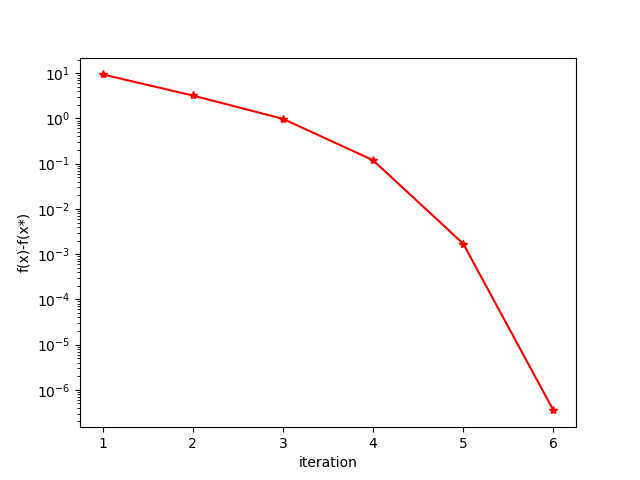

This figure's Python source:
import numpy as np
import matplotlib.pyplot as plt

seed = 123
np.random.seed(seed)

MAXITERS = 1000
ALPHA = 0.01
BETA = 0.5
NTTOL = 1e-7

def optimize(x0, A):
    n = len(x0)
    p = A.shape[0]
    x = x0.copy()
    vals = []
    for _ in range(MAXITERS):
        val = np.dot(x, np.log(x))
        vals.append(val)
        grad = 1 + np.log(x)
        hess = np.diag(1 / x)
        sol = -np.linalg.solve(np.block([[hess, A.T], [A, np.zeros((p, p))]]), np.block([grad, np.zeros(p)]))
        v = sol[:n]
        fprime = np.dot(grad, v)

        if abs(fprime) < NTTOL:
            break

        t = 1
        while np.min(x + t * v) <= 0:
            t = BETA * t

        while np.dot((x + t * v), np.log(x + t * v)) >= val + t * ALPHA * fprime:
            t = BETA * t

        x = x + t * v

    vals.append(np.dot(x, np.log(x)))

    return x, vals


if __name__ == '__main__':
    n = 100
    p = 30
    # 生成p*n的满秩矩阵
    while True:
        A = np.random.rand(p, n)
        if np.linalg.matrix_rank(A) == p:
            break

    x0 = np.random.rand(n)

    b = np.dot(A, x0)

    x, vals = optimize(x0, A)
    res = [vals[i]-vals[-1] for i in range(len(vals)-1)]
    plt.plot([i+1 for i in range(6)], res[:6], 'r*-')
    plt.xlabel('iteration')
    plt.ylabel('f(x)-f(x*)')
    plt.yscale('log')

    plt.show()
